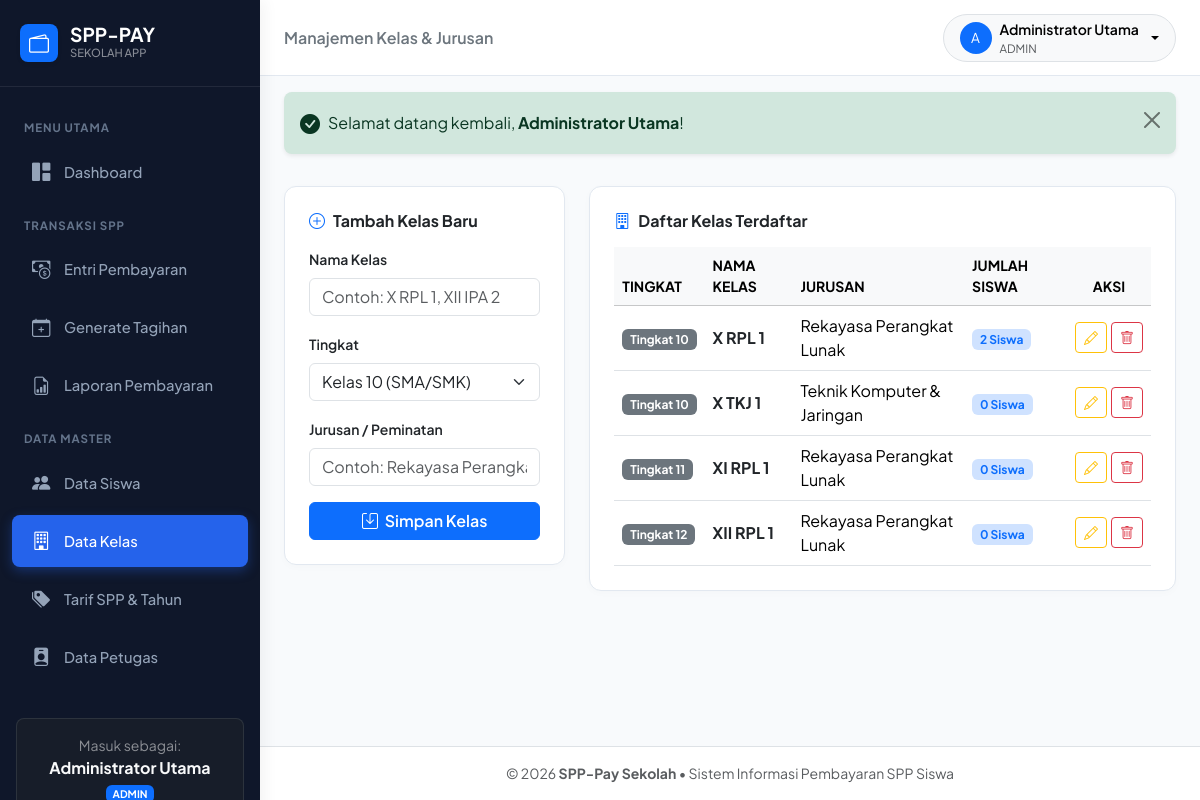
Page /kelas.php (signed in) on the committed database.
### tables this page shows
CREATE TABLE `kelas` (
    `id_kelas` INT AUTO_INCREMENT PRIMARY KEY,
    `nama_kelas` VARCHAR(20) NOT NULL,  
    `tingkat` ENUM('10', '11', '12', '7', '8', '9', '1', '2', '3', '4', '5', '6') NOT NULL,
    `jurusan` VARCHAR(50) DEFAULT NULL,  
    `created_at` TIMESTAMP DEFAULT CURRENT_TIMESTAMP
);

### kelas.php (the view, shortened to what this page needs)
<?php
require_once __DIR__ . '/koneksi.php';
$stmtKelas = $pdo->query("
    SELECT k.*, COUNT(s.nisn) AS jumlah_siswa
    FROM kelas k
    LEFT JOIN siswa s ON k.id_kelas = s.id_kelas
    GROUP BY k.id_kelas
    ORDER BY k.tingkat ASC, k.nama_kelas ASC
");
$daftar_kelas = $stmtKelas->fetchAll();
include __DIR__ . '/includes/header.php';
?>
<div class="row g-4">
    <div class="col-lg-4">
        <div class="card card-custom p-4">
            <h6 class="fw-bold mb-3"><i class="bi bi-plus-circle me-2 text-primary"></i>Tambah Kelas Baru</h6>
            <form method="POST" action="kelas.php">
                <div class="mb-3">
                    <label class="form-label small fw-semibold">Nama Kelas</label>
                    <input type="text" name="nama_kelas" class="form-control" placeholder="Contoh: X RPL 1, XII IPA 2" required>
                </div>
                <div class="mb-3">
                    <label class="form-label small fw-semibold">Tingkat</label>
                    <select name="tingkat" class="form-select" required>
                        <option value="10">Kelas 10 (SMA/SMK)</option>
                    </select>
                </div>
                <div class="mb-3">
                    <label class="form-label small fw-semibold">Jurusan / Peminatan</label>
                    <input type="text" name="jurusan" class="form-control" placeholder="Contoh: Rekayasa Perangkat Lunak">
                </div>
                <button type="submit" class="btn btn-primary w-100 fw-semibold">
                    <i class="bi bi-save me-1"></i> Simpan Kelas
                </button>
            </form>
        </div>
    </div>
    <div class="col-lg-8">
        <div class="card card-custom p-4">
            <h6 class="fw-bold mb-3"><i class="bi bi-building me-2 text-primary"></i>Daftar Kelas Terdaftar</h6>
            <div class="table-responsive">
                <table class="table table-hover align-middle mb-0">
                    <thead class="table-light small text-uppercase text-muted">
                        <tr>
                            <th>Tingkat</th>
                            <th>Nama Kelas</th>
                            <th>Jurusan</th>
                            <th>Jumlah Siswa</th>
                            <th class="text-center">Aksi</th>
                        </tr>
                    </thead>
                    <tbody>
                        <?php if (!empty($daftar_kelas)): ?>
                            <?php foreach ($daftar_kelas as $k): ?>
                                <tr>
                                    <td><span class="badge bg-secondary">Tingkat <?= htmlspecialchars($k['tingkat']) ?></span></td>
                                    <td class="fw-bold text-dark"><?= htmlspecialchars($k['nama_kelas']) ?></td>
                                    <td><?= htmlspecialchars($k['jurusan'] ?: '-') ?></td>
                                    <td>
                                        <a href="siswa.php?kelas=<?= $k['id_kelas'] ?>" class="badge bg-primary-subtle text-primary text-decoration-none">
                                            <?= $k['jumlah_siswa'] ?> Siswa
                                        </a>
                                    </td>
                                    <td class="text-center">
                                        <div class="d-inline-flex gap-1">
                                            <button type="button" class="btn btn-sm btn-outline-warning btn-edit-kelas"
                                                    data-id="<?= $k['id_kelas'] ?>"
                                                    data-nama="<?= htmlspecialchars($k['nama_kelas']) ?>"
                                                    data-tingkat="<?= htmlspecialchars($k['tingkat']) ?>"
                                                    data-jurusan="<?= htmlspecialchars($k['jurusan'] ?? '') ?>">
                                                <i class="bi bi-pencil"></i>
                                            </button>
                                            <button type="button" class="btn btn-sm btn-outline-danger"
                                                    data-bs-toggle="modal"
                                                    data-bs-target="#modalConfirmDelete"
                                                    data-href="kelas.php?action=hapus&id=<?= $k['id_kelas'] ?>">
                                                <i class="bi bi-trash"></i>
                                            </button>
                                        </div>
                                    </td>
                                </tr>
                            <?php endforeach; ?>
                        <?php else: ?>
                            <tr>
                                <td colspan="5" class="text-center text-muted py-3">Belum ada kelas terdaftar.</td>
                            </tr>
                        <?php endif; ?>
                    </tbody>
                </table>
            </div>
        </div>
    </div>
</div>
<?php include __DIR__ . '/includes/footer.php'; ?>

### includes/header.php (style rules this page uses)
:root { --sidebar-width: 260px; --primary-color: #2563eb; --primary-hover: #1d4ed8; --bg-body: #f8fafc; --card-border: #e2e8f0; }
body { font-family: 'Plus Jakarta Sans', sans-serif; background-color: var(--bg-body); color: #1e293b; min-height: 100vh; display: flex; flex-direction: column; }
.card-custom { border: 1px solid var(--card-border); border-radius: 12px; background: #ffffff; box-shadow: 0 2px 8px rgba(0, 0, 0, 0.02); transition: transform 0.2s ease, box-shadow 0.2s ease; }

### rows in the picture
kelas: tingkat "10", nama_kelas "X RPL 1", jurusan "Rekayasa Perangkat Lunak", jumlah_siswa "2"
kelas: tingkat "10", nama_kelas "X TKJ 1", jurusan "Teknik Komputer & Jaringan", jumlah_siswa "0"
kelas: tingkat "11", nama_kelas "XI RPL 1", jurusan "Rekayasa Perangkat Lunak", jumlah_siswa "0"
kelas: tingkat "12", nama_kelas "XII RPL 1", jurusan "Rekayasa Perangkat Lunak", jumlah_siswa "0"

### other values in the picture
$_SESSION['user_nama'] "Administrator Utama"
$role "ADMIN"
$pageHeader "Manajemen Kelas & Jurusan"
substr($userName, 0, 1) "A"
$userName "Administrator Utama"
$userRole "ADMIN"
$flash['message'] "Selamat datang kembali, Administrator Utama !"
